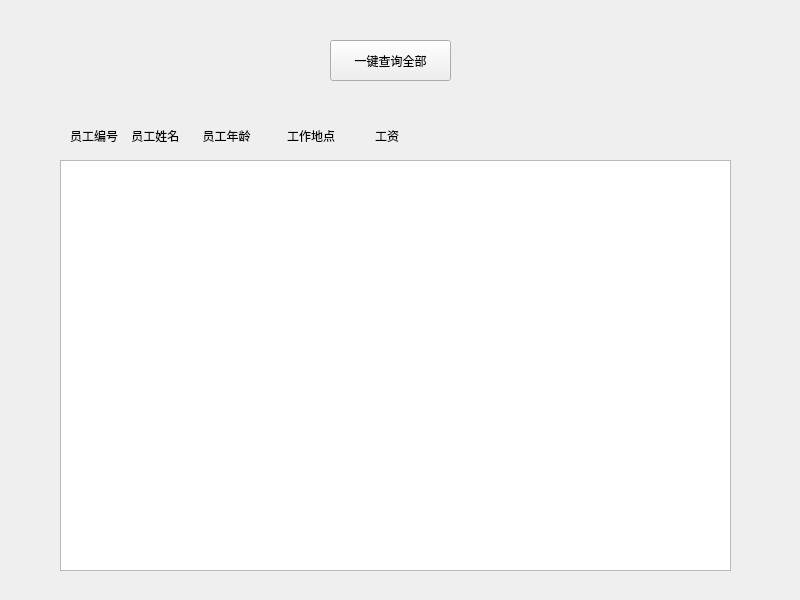
<?xml version="1.0" encoding="UTF-8"?>
<ui version="4.0">
 <class>hr_check</class>
 <widget class="QWidget" name="hr_check">
  <property name="geometry">
   <rect>
    <x>0</x>
    <y>0</y>
    <width>800</width>
    <height>600</height>
   </rect>
  </property>
  <property name="windowTitle">
   <string>Form</string>
  </property>
  <widget class="QTextBrowser" name="textBrowser">
   <property name="geometry">
    <rect>
     <x>60</x>
     <y>160</y>
     <width>671</width>
     <height>411</height>
    </rect>
   </property>
  </widget>
  <widget class="QPushButton" name="pushButton_2">
   <property name="geometry">
    <rect>
     <x>330</x>
     <y>40</y>
     <width>121</width>
     <height>41</height>
    </rect>
   </property>
   <property name="text">
    <string>一键查询全部</string>
   </property>
  </widget>
  <widget class="QLabel" name="label_2">
   <property name="geometry">
    <rect>
     <x>70</x>
     <y>120</y>
     <width>621</width>
     <height>31</height>
    </rect>
   </property>
   <property name="text">
    <string>员工编号    员工姓名       员工年龄           工作地点            工资     </string>
   </property>
  </widget>
 </widget>
 <resources/>
 <connections/>
</ui>
